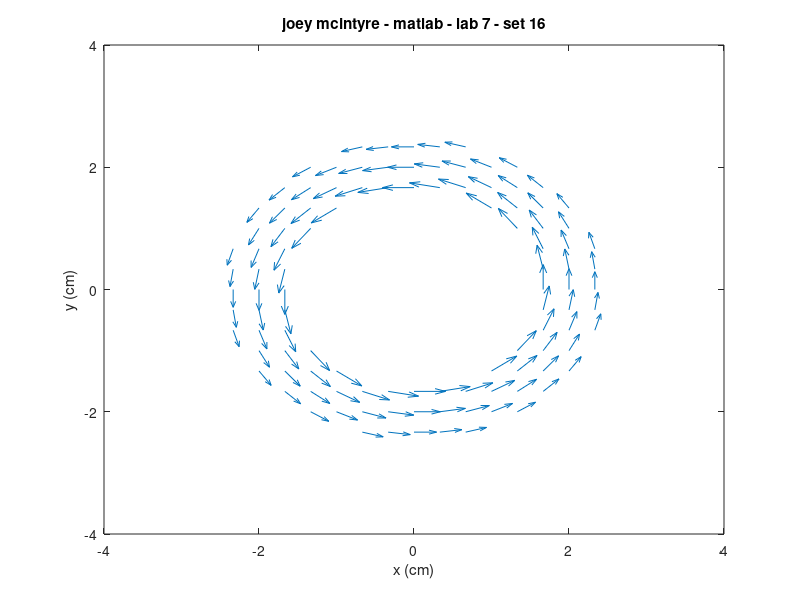

MATLAB code to generate this figure:
%joey mcintyre - matlab - lab 7 - set 16
clc;
clear;

%define the toroid's parameters
I = 5.0;
N = 200;
r_i = 1.5;
r_o = 2.5;

%define the parameters of the observation plane
NumberOfXPlottingPoints = 25;
NumberOfYPlottingPoints = 25;
Xmin = -4;
Xmax = 4;
Ymin = -4;
Ymax = 4;

%steps in the x and y directions
StepX = (Xmax - Xmin) / (NumberOfXPlottingPoints - 1);
StepY = (Ymax - Ymin) / (NumberOfYPlottingPoints - 1);
[XData, YData] = meshgrid(Xmin:StepX:Xmax, Ymin:StepY:Ymax);

%initialize the magnetic field components
Bx = zeros(NumberOfYPlottingPoints, NumberOfXPlottingPoints);
By = zeros(NumberOfYPlottingPoints, NumberOfXPlottingPoints);
Bz = zeros(NumberOfYPlottingPoints, NumberOfXPlottingPoints);

%calculate the magnetic field at each observation point
for m = 1:NumberOfYPlottingPoints
    for n = 1:NumberOfXPlottingPoints
        %get the coordinates of current observation point
        PlotX = XData(m, n);
        PlotY = YData(m, n);
        r = sqrt(PlotX^2 + PlotY^2);
        
        %calculate the magnetic field for points withing the toroid
        if (r >= r_i) && (r <= r_o)
            %calculate tangential field
            Bphi = (I * N) / (2 * pi * r);
            theta = atan2(PlotY, PlotX);
            %convert to cartesian components
            Bx(m, n) = -Bphi * sin(theta);
            By(m, n) =  Bphi * cos(theta);
        end
    end
end

%plot magnetic field vectors in the observation region
figure;
quiver(XData, YData, Bx, By);
xlabel('x (cm)');
ylabel('y (cm)');
title('joey mcintyre - matlab - lab 7 - set 16')